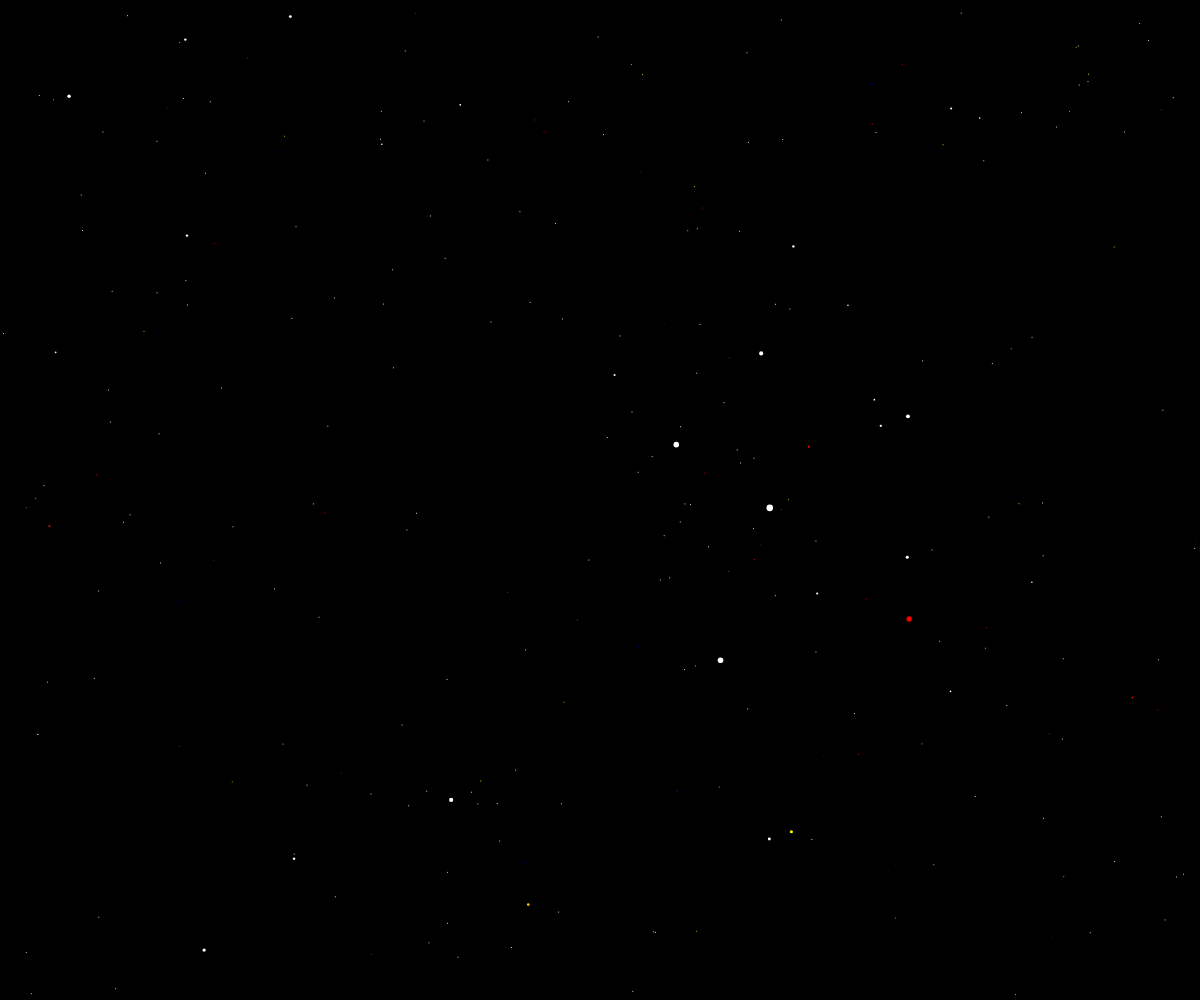
Frame 1 (no input)
Frame 60 (no input): identical to frame 1, image omitted
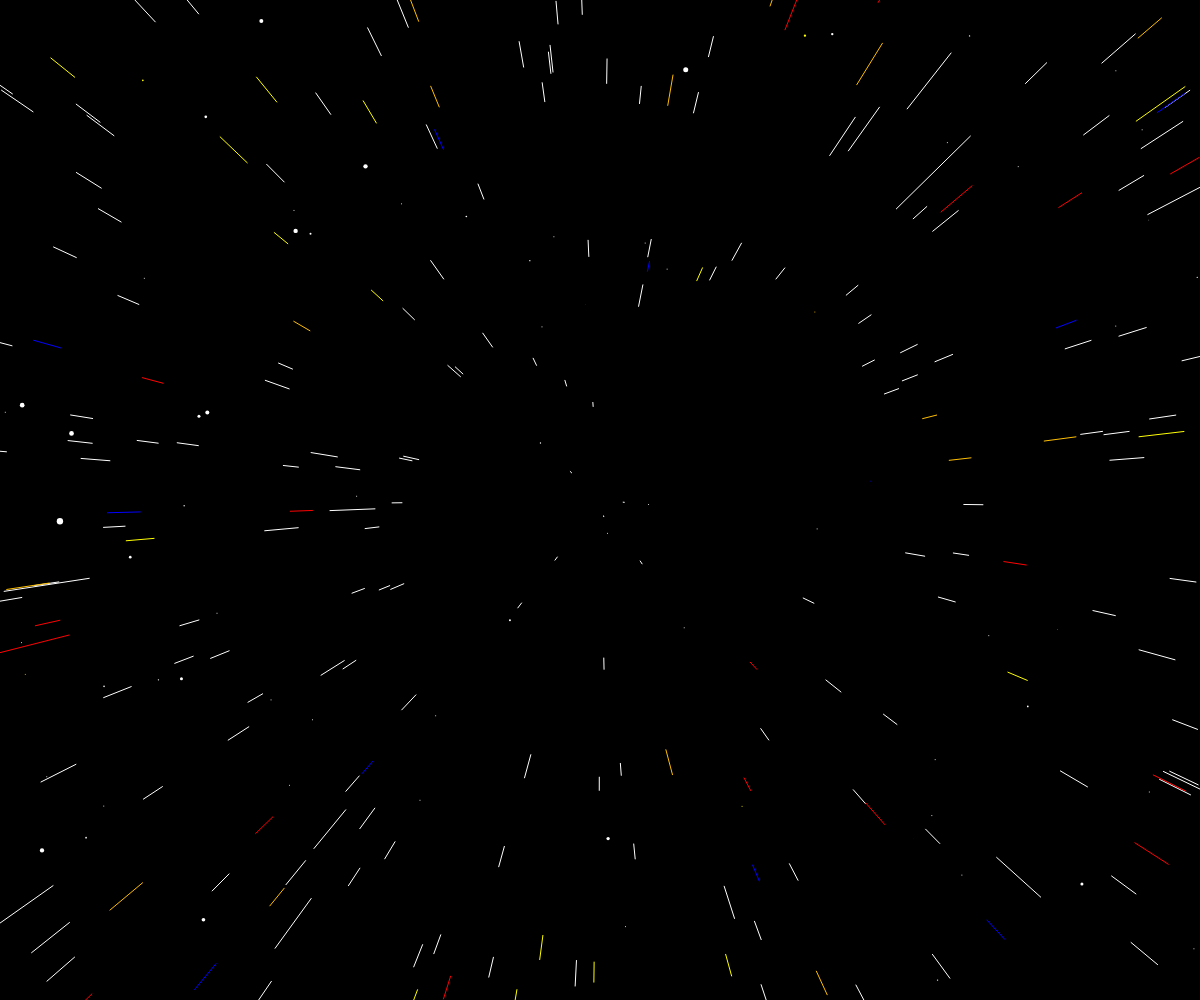
Frame 120 (the mouse pressed at the canvas centre since frame 60)

The p5.js sketch that drew these frames (run headless with seeded random() and noise() and a simulated clock; from frame 60 on, the mouse is pressed at the canvas centre):

// p5.js sketch
// ── sketch.js



function Star() {
  this.co = [[255,255,255],[255,255,255],[255,255,255],[255,255,255],[255,255,255],[255,255,255],[255,255,255],[255,255,255], [0,0,255], [255,0,0], [255,255,0], [255, 191, 0],[255,255,255],[255,255,255],[255,255,255]]
  this.c = this.co[Math.floor(random(0,15))]
  this.x = random(-width, width)
  this.y = random(-height, height)
  this.z = random(width)
  this.c1 = random(0, 255)
  this.c2 = random(0, 255)
  this.c3 = random(0, 255)
  this.update = function () {
      this.z = this.z - speed
      
      if (this.z < 1) {
          this.z = width
          this.x = random(-width, width)
          this.y = random(-height, height)
          this.pz = this.z
      }
  }
  this.show = function () {
      var c = this.c
      fill(c)
      noStroke()
      var sx = map(this.x / this.z, 0, 1, 0, width)
      var sy = map(this.y / this.z, 0, 1, 0, height)
      var r = map(this.z, 0, width, 8, 0)
      ellipse(2*sx, 2*sy, r, r)
      var px = map(this.x / this.pz, 0, 1, 0, width)
      var py = map(this.y / this.pz, 0, 1, 0, height)
      this.pz = this.z
      stroke(c)
      line(px, py, sx, sy)
  }
}
var stars = []
var speed

function setup(){
  createCanvas(windowWidth, windowHeight);
  for(var i = 0; i < 2000; i++){
    stars[i] = new Star();
  }
}
function windowResized() {
  resizeCanvas(windowWidth, windowHeight);
}
function draw(){
  speed = map(mouseX, 0, width, 0, 100);
  background(0);
  translate(width/2, height/2);
  for(var i = 0; i < stars.length; i++){
    stars[i].update();
    stars[i].show();
  }
}
